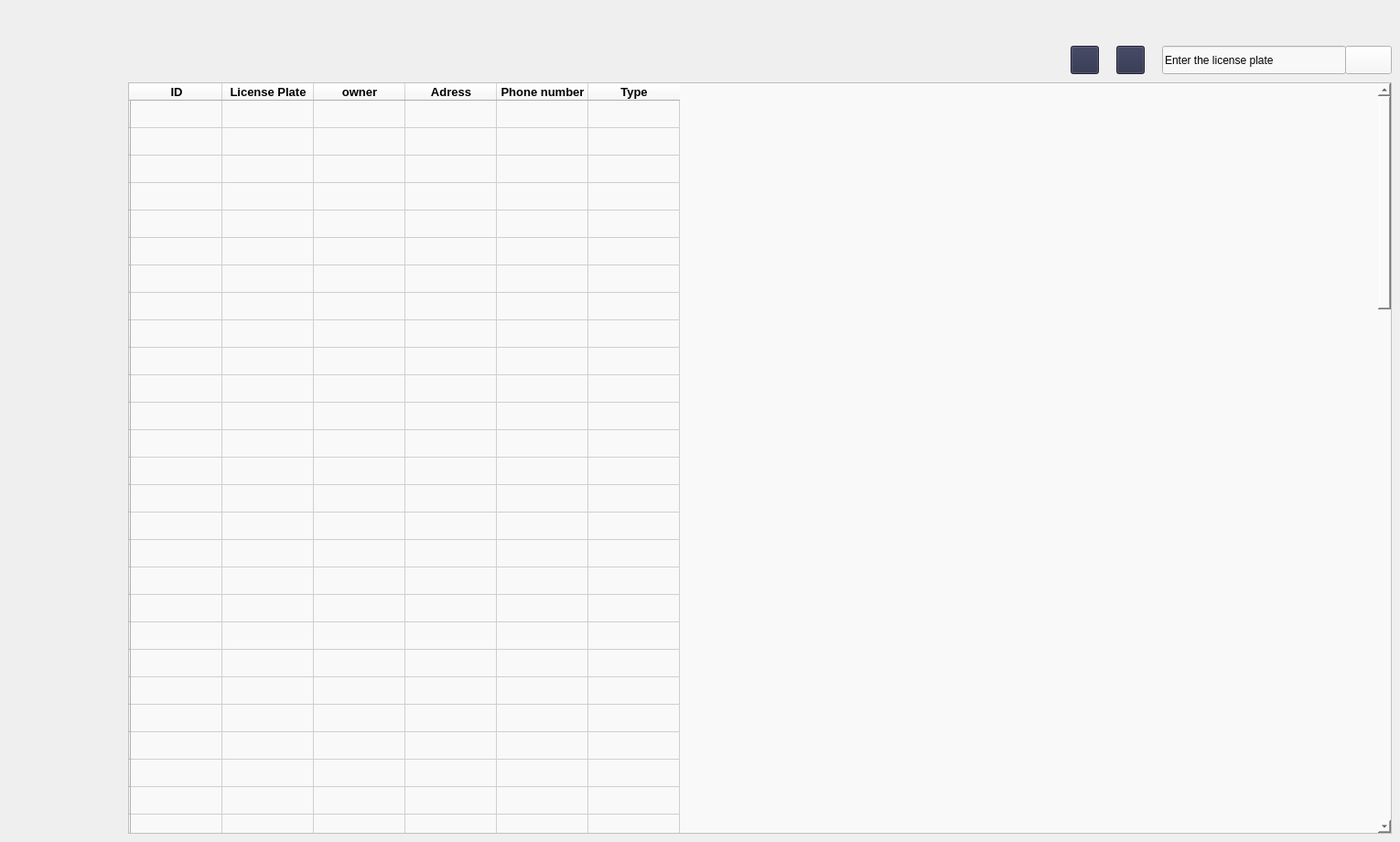
             <widget class="QWidget" name="authorized_vehicles">
              <widget class="QTableWidget" name="tableWidget_2">
               <property name="geometry">
                <rect>
                 <x>140</x>
                 <y>90</y>
                 <width>1381</width>
                 <height>821</height>
                </rect>
               </property>
               <property name="styleSheet">
                <string notr="true">background-color: rgb(249, 249, 249);
border-right-color: rgb(255, 0, 127);
border-color: rgb(255, 0, 127);</string>
               </property>
               <row>
                <property name="text">
                 <string/>
                </property>
               </row>
               <row>
                <property name="text">
                 <string/>
                </property>
               </row>
               <row>
                <property name="text">
                 <string/>
                </property>
               </row>
               <row>
                <property name="text">
                 <string/>
                </property>
               </row>
               <row>
                <property name="text">
                 <string/>
                </property>
               </row>
               <row>
                <property name="text">
                 <string/>
                </property>
               </row>
               <row>
                <property name="text">
                 <string/>
                </property>
               </row>
               <row>
                <property name="text">
                 <string/>
                </property>
               </row>
               <row>
                <property name="text">
                 <string/>
                </property>
               </row>
               <row>
                <property name="text">
                 <string/>
                </property>
               </row>
               <row>
                <property name="text">
                 <string/>
                </property>
               </row>
               <row>
                <property name="text">
                 <string/>
                </property>
               </row>
               <row>
                <property name="text">
                 <string/>
                </property>
               </row>
               <row>
                <property name="text">
                 <string/>
                </property>
               </row>
               <row>
                <property name="text">
                 <string/>
                </property>
               </row>
               <row>
                <property name="text">
                 <string/>
                </property>
               </row>
               <row>
                <property name="text">
                 <string/>
                </property>
               </row>
               <row>
                <property name="text">
                 <string/>
                </property>
               </row>
               <row>
                <property name="text">
                 <string/>
                </property>
               </row>
               <row>
                <property name="text">
                 <string/>
                </property>
               </row>
               <row>
                <property name="text">
                 <string/>
                </property>
               </row>
               <row>
                <property name="text">
                 <string/>
                </property>
               </row>
               <row>
                <property name="text">
                 <string/>
                </property>
               </row>
               <row>
                <property name="text">
                 <string/>
                </property>
               </row>
               <row>
                <property name="text">
                 <string/>
                </property>
               </row>
               <row>
                <property name="text">
                 <string/>
                </property>
               </row>
               <row>
                <property name="text">
                 <string/>
                </property>
               </row>
               <row>
                <property name="text">
                 <string/>
                </property>
               </row>
               <row>
                <property name="text">
                 <string/>
                </property>
               </row>
               <row>
                <property name="text">
                 <string/>
                </property>
               </row>
               <row>
                <property name="text">
                 <string/>
                </property>
               </row>
               <row>
                <property name="text">
                 <string/>
                </property>
               </row>
               <row>
                <property name="text">
                 <string/>
                </property>
               </row>
               <row>
                <property name="text">
                 <string/>
                </property>
               </row>
               <row>
                <property name="text">
                 <string/>
                </property>
               </row>
               <row>
                <property name="text">
                 <string/>
                </property>
               </row>
               <row>
                <property name="text">
                 <string/>
                </property>
               </row>
               <row>
                <property name="text">
                 <string/>
                </property>
               </row>
               <row>
                <property name="text">
                 <string/>
                </property>
               </row>
               <row>
                <property name="text">
                 <string/>
                </property>
               </row>
               <row>
                <property name="text">
                 <string/>
                </property>
               </row>
               <row>
                <property name="text">
                 <string/>
                </property>
               </row>
               <row>
                <property name="text">
                 <string/>
                </property>
               </row>
               <row>
                <property name="text">
                 <string/>
                </property>
               </row>
               <row>
                <property name="text">
                 <string/>
                </property>
               </row>
               <row>
                <property name="text">
                 <string/>
                </property>
               </row>
               <row>
                <property name="text">
                 <string/>
                </property>
               </row>
               <row>
                <property name="text">
                 <string/>
                </property>
               </row>
               <row>
                <property name="text">
                 <string/>
                </property>
               </row>
               <row>
                <property name="text">
                 <string/>
                </property>
               </row>
               <row>
                <property name="text">
                 <string/>
                </property>
               </row>
               <row>
                <property name="text">
                 <string/>
                </property>
               </row>
               <row>
                <property name="text">
                 <string/>
                </property>
               </row>
               <row>
                <property name="text">
                 <string/>
                </property>
               </row>
               <row>
                <property name="text">
                 <string/>
                </property>
               </row>
               <row>
                <property name="text">
                 <string/>
                </property>
               </row>
               <row>
                <property name="text">
                 <string/>
                </property>
               </row>
               <row>
                <property name="text">
                 <string/>
                </property>
               </row>
               <row>
                <property name="text">
                 <string/>
                </property>
               </row>
               <row>
                <property name="text">
                 <string/>
                </property>
               </row>
               <row>
                <property name="text">
                 <string/>
                </property>
               </row>
               <row>
                <property name="text">
                 <string/>
                </property>
               </row>
               <row>
                <property name="text">
                 <string/>
                </property>
               </row>
               <row>
                <property name="text">
                 <string/>
                </property>
               </row>
               <row>
                <property name="text">
                 <string/>
                </property>
               </row>
               <row>
                <property name="text">
                 <string/>
                </property>
               </row>
               <row>
                <property name="text">
                 <string/>
                </property>
               </row>
               <row>
                <property name="text">
                 <string/>
                </property>
               </row>
               <row>
                <property name="text">
                 <string/>
                </property>
               </row>
               <row>
                <property name="text">
                 <string/>
                </property>
               </row>
               <row>
                <property name="text">
                 <string/>
                </property>
               </row>
               <row>
                <property name="text">
                 <string/>
                </property>
               </row>
               <row>
                <property name="text">
                 <string/>
                </property>
               </row>
               <row>
                <property name="text">
                 <string/>
                </property>
               </row>
               <row>
                <property name="text">
                 <string/>
                </property>
               </row>
               <row>
                <property name="text">
                 <string/>
                </property>
               </row>
               <row>
                <property name="text">
                 <string/>
                </property>
               </row>
               <row>
                <property name="text">
                 <string/>
                </property>
               </row>
               <row>
                <property name="text">
                 <string/>
                </property>
               </row>
               <row>
                <property name="text">
                 <string/>
                </property>
               </row>
               <row>
                <property name="text">
                 <string/>
                </property>
               </row>
               <row>
                <property name="text">
                 <string/>
                </property>
               </row>
               <row>
                <property name="text">
                 <string/>
                </property>
               </row>
               <row>
                <property name="text">
                 <string/>
                </property>
               </row>
               <row>
                <property name="text">
                 <string/>
                </property>
               </row>
               <row>
                <property name="text">
                 <string/>
                </property>
               </row>
               <row>
                <property name="text">
                 <string/>
                </property>
               </row>
               <row>
                <property name="text">
                 <string/>
                </property>
               </row>
               <column>
                <property name="text">
                 <string>ID</string>
                </property>
                <property name="font">
                 <font>
                  <pointsize>10</pointsize>
                  <weight>75</weight>
                  <bold>true</bold>
                 </font>
                </property>
               </column>
               <column>
                <property name="text">
                 <string>License Plate</string>
                </property>
                <property name="font">
                 <font>
                  <pointsize>10</pointsize>
                  <weight>75</weight>
                  <bold>true</bold>
                 </font>
                </property>
               </column>
               <column>
                <property name="text">
                 <string>owner</string>
                </property>
                <property name="font">
                 <font>
                  <pointsize>10</pointsize>
                  <weight>75</weight>
                  <bold>true</bold>
                 </font>
                </property>
               </column>
               <column>
                <property name="text">
                 <string>Adress</string>
                </property>
                <property name="font">
                 <font>
                  <pointsize>10</pointsize>
                  <weight>75</weight>
                  <bold>true</bold>
                 </font>
                </property>
               </column>
               <column>
                <property name="text">
                 <string>Phone number</string>
                </property>
                <property name="font">
                 <font>
                  <pointsize>10</pointsize>
                  <weight>75</weight>
                  <bold>true</bold>
                 </font>
                </property>
               </column>
               <column>
                <property name="text">
                 <string>Type</string>
                </property>
                <property name="font">
                 <font>
                  <pointsize>10</pointsize>
                  <weight>75</weight>
                  <bold>true</bold>
                 </font>
                </property>
               </column>
              </widget>
              <widget class="QPushButton" name="pushButton_3">
               <property name="geometry">
                <rect>
                 <x>1220</x>
                 <y>50</y>
                 <width>31</width>
                 <height>31</height>
                </rect>
               </property>
               <property name="styleSheet">
                <string notr="true">background-color: rgb(42, 45, 72);</string>
               </property>
               <property name="text">
                <string/>
               </property>
               <property name="icon">
                <iconset resource="resource.qrc">
                 <normaloff>:/icons/plus.svg</normaloff>:/icons/plus.svg</iconset>
               </property>
               <property name="iconSize">
                <size>
                 <width>28</width>
                 <height>28</height>
                </size>
               </property>
              </widget>
              <widget class="QPushButton" name="pushButton_4">
               <property name="geometry">
                <rect>
                 <x>1170</x>
                 <y>50</y>
                 <width>31</width>
                 <height>31</height>
                </rect>
               </property>
               <property name="styleSheet">
                <string notr="true">background-color: rgb(42, 45, 72);</string>
               </property>
               <property name="text">
                <string/>
               </property>
               <property name="icon">
                <iconset resource="resource.qrc">
                 <normaloff>:/icons/trash-2.svg</normaloff>:/icons/trash-2.svg</iconset>
               </property>
               <property name="iconSize">
                <size>
                 <width>28</width>
                 <height>28</height>
                </size>
               </property>
              </widget>
              <widget class="QLineEdit" name="lineEdit">
               <property name="geometry">
                <rect>
                 <x>1270</x>
                 <y>50</y>
                 <width>201</width>
                 <height>31</height>
                </rect>
               </property>
               <property name="styleSheet">
                <string notr="true">background-color: rgb(248, 248, 248);</string>
               </property>
               <property name="text">
                <string>Enter the license plate</string>
               </property>
              </widget>
              <widget class="QPushButton" name="pushButton_5">
               <property name="geometry">
                <rect>
                 <x>1470</x>
                 <y>50</y>
                 <width>51</width>
                 <height>31</height>
                </rect>
               </property>
               <property name="styleSheet">
                <string notr="true">background-color: rgb(248, 248, 248);</string>
               </property>
               <property name="text">
                <string/>
               </property>
               <property name="icon">
                <iconset resource="resource.qrc">
                 <normaloff>:/icons/search.svg</normaloff>:/icons/search.svg</iconset>
               </property>
               <property name="iconSize">
                <size>
                 <width>20</width>
                 <height>20</height>
                </size>
               </property>
              </widget>
             </widget>
